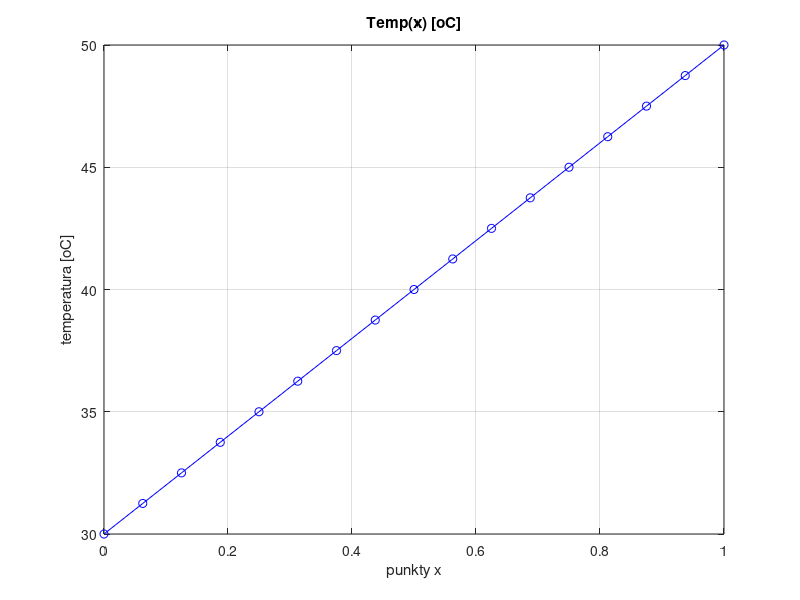

MATLAB code to generate this figure:

% PDE_pret.m
clear all; close all;

N=15; Tp=30; Tk=50;
D = diag( -2*ones(N,1),0 ) + diag(ones(N-1,1),1) + diag(ones(N-1,1),-1);
b = zeros(N,1); b(1) = -Tp; b(N) = -Tk;
D
b

T = D \ b;

X = linspace(0, 1, N+2);

plot(X, [Tp; T; Tk],'bo-');
xlabel('punkty x'); ylabel('temperatura [oC]'); title('Temp(x) [oC]'); grid;
